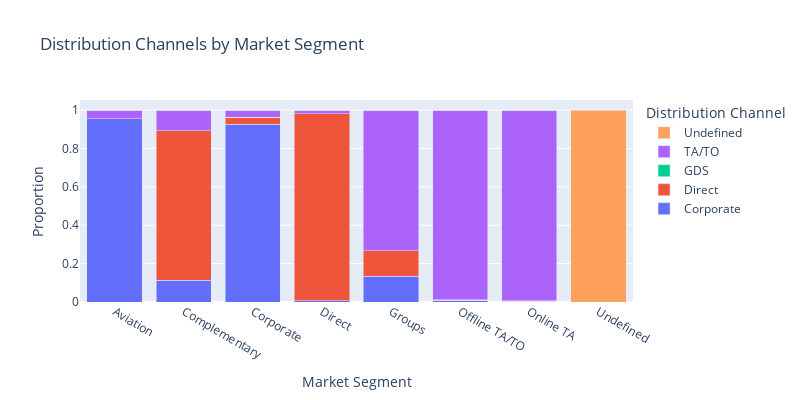

The code cell stored with this chart in its notebook:
### Code cell
channel_segment = pd.crosstab(df['market_segment'], df['distribution_channel'], normalize='index')

# Initialize a figure
fig = go.Figure()

# Loop through each distribution channel to add to the plot
for dist_channel in channel_segment.columns:
    fig.add_trace(go.Bar(
        x=channel_segment.index,
        y=channel_segment[dist_channel],
        name=dist_channel
    ))

# Update layout for stacked bars
fig.update_layout(
    barmode='stack',
    title='Distribution Channels by Market Segment',
    xaxis=dict(title='Market Segment'),
    yaxis=dict(title='Proportion'),
    legend_title='Distribution Channel',
    height=400,  # Adjust height as needed
    width=800,  # Adjust width as needed
)

# Show the plot
fig.show()

### Figure 1 — Plotly figure (JSON) as saved in the notebook; plotly's stock layout.template omitted (floating-point values rounded to 4 significant figures)
{"data": [{"name": "Corporate", "type": "bar", "x": ["Aviation", "Complementary", "Corporate", "Direct", "Groups", "Offline TA/TO", "Online TA", "Undefined"], "y": [0.9558, 0.1127, 0.9269, 0.006876, 0.1351, 0.006857, 0.0006595, 0.0]}, {"name": "Direct", "type": "bar", "x": ["Aviation", "Complementary", "Corporate", "Direct", "Groups", "Offline TA/TO", "Online TA", "Undefined"], "y": [0.0, 0.7789, 0.03643, 0.9734, 0.1323, 0.001155, 0.002483, 0.0]}, {"name": "GDS", "type": "bar", "x": ["Aviation", "Complementary", "Corporate", "Direct", "Groups", "Offline TA/TO", "Online TA", "Undefined"], "y": [0.0, 0.0, 0.0, 8.489e-05, 0.0, 0.003176, 0.002638, 0.0]}, {"name": "TA/TO", "type": "bar", "x": ["Aviation", "Complementary", "Corporate", "Direct", "Groups", "Offline TA/TO", "Online TA", "Undefined"], "y": [0.04425, 0.1084, 0.03667, 0.01944, 0.7326, 0.9888, 0.9942, 0.0]}, {"name": "Undefined", "type": "bar", "x": ["Aviation", "Complementary", "Corporate", "Direct", "Groups", "Offline TA/TO", "Online TA", "Undefined"], "y": [0.0, 0.0, 0.0, 0.0001698, 0.0, 0.0, 1.94e-05, 1.0]}], "layout": {"barmode": "stack", "height": 400, "legend": {"title": {"text": "Distribution Channel"}}, "title": {"text": "Distribution Channels by Market Segment"}, "width": 800, "xaxis": {"title": {"text": "Market Segment"}}, "yaxis": {"title": {"text": "Proportion"}}}}
